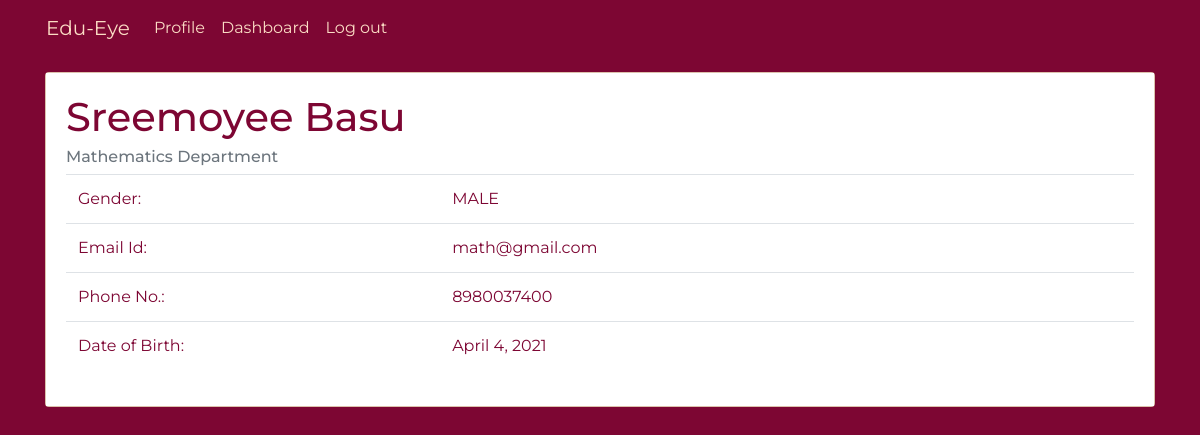
Page /teacher/profile_teacher (signed in) on the committed database.
### account/models.py (models this page shows, shortened)
class TeacherProfile(models.Model):
    GENDER = (('M','MALE'),('F','FEMALE'))
    SUBJECT = (("MATH", "Mathematics"), ("ENG", "English"),
                  ("HINDI", "Hindi"), ("SCI", "Science"))
    department = models.TextField(default=1,choices=SUBJECT)
    teacher = models.OneToOneField(User, on_delete=models.CASCADE)
    gender = models.CharField(default='M',choices=GENDER, max_length=1)
    first_name = models.CharField(max_length=255)
    last_name = models.CharField(max_length=255)
    phone = models.IntegerField()
    dob = models.DateField()

class User(AbstractBaseUser):
    email = models.EmailField(
        verbose_name='Email Address',
        max_length=255,
        unique=True,
    )
    is_active = models.BooleanField(default=True)
    is_student = models.BooleanField(default=False)
    is_teacher = models.BooleanField(default=False)
    is_principal = models.BooleanField(default=False)
    is_staff = models.BooleanField(default=False)
    is_admin = models.BooleanField(default=False)
    USERNAME_FIELD = 'email'
    REQUIRED_FIELDS = []
    object = UserManager()

### teacher/views.py (the view)
# urls.py: path('profile_teacher', views.TeachProfile, name="profile_teacher"),
@login_required(login_url='login')
def TeachProfile(request):
    if request.user.is_teacher ==True:
        currUser = request.user.email
        Teacher = get_object_or_404(TeacherProfile, teacher_id=request.user.id)
        return render(request, 'teacher/profile.html',{'Teacher':Teacher})
    else:
        print("NOT A Teacher!! login as teacher :P")
        return redirect('login')

### templates/teacher/profile.html
{% extends 'basic.html' %}
{% load static %}
{% load crispy_forms_tags %}
{% block body %}
<div class="container">
  <div class="card mb-3 mt-3">
    <div class="card-body" style="background-color:#fff">
      <h1 class="card-title">{{Teacher.first_name}} {{Teacher.last_name}}</h1>
      <h6 class="card-subtitle mb-2 text-muted">{{Teacher.get_department_display}} Department</h6>
      <table class="table table-borderless">
        <tbody>
          <tr>
            <td>Gender:</td>
            <td>{{Teacher.get_gender_display}}</td>
            <td></td>
            <td></td>
            <td></td>
          </tr>
          <tr>
            <td>Email Id:</td>
            <td>{{Teacher.teacher.email}}</td>
            <td></td>
            <td></td>
            <td></td>
          </tr>
          <tr>
            <td>Phone No.:</td>
            <td>{{Teacher.phone}}</td>
            <td></td>
            <td></td>
            <td></td>
          </tr>
          <tr>
            <td>Date of Birth: </td>
            <td>{{Teacher.dob}}</td>
            <td></td>
            <td></td>
            <td></td>
          </tr>
        </tbody>
      </table>
    </div>
  </div>
</div>
{% endblock body %}

### static/css/basic.css (style rules this page uses)
* { margin: 0; padding: 0; outline: none; box-sizing: border-box; font-family: 'Montserrat', sans-serif; }
body { background-color: #7d0633 !important; margin-bottom: 20px; }
.container { background-color: #7d0633 !important; color: #fbdcc4 !important; }
.card { background-color: #fbdcc4 !important; color: #7d0633; }
.card-body { background-color: #7d0633; }

### rows in the picture
TeacherProfile: first_name "Sreemoyee", last_name "Basu", department "Mathematics", gender "MALE", teacher.email "math@gmail.com", phone "8980037400", dob "April 4, 2021"
